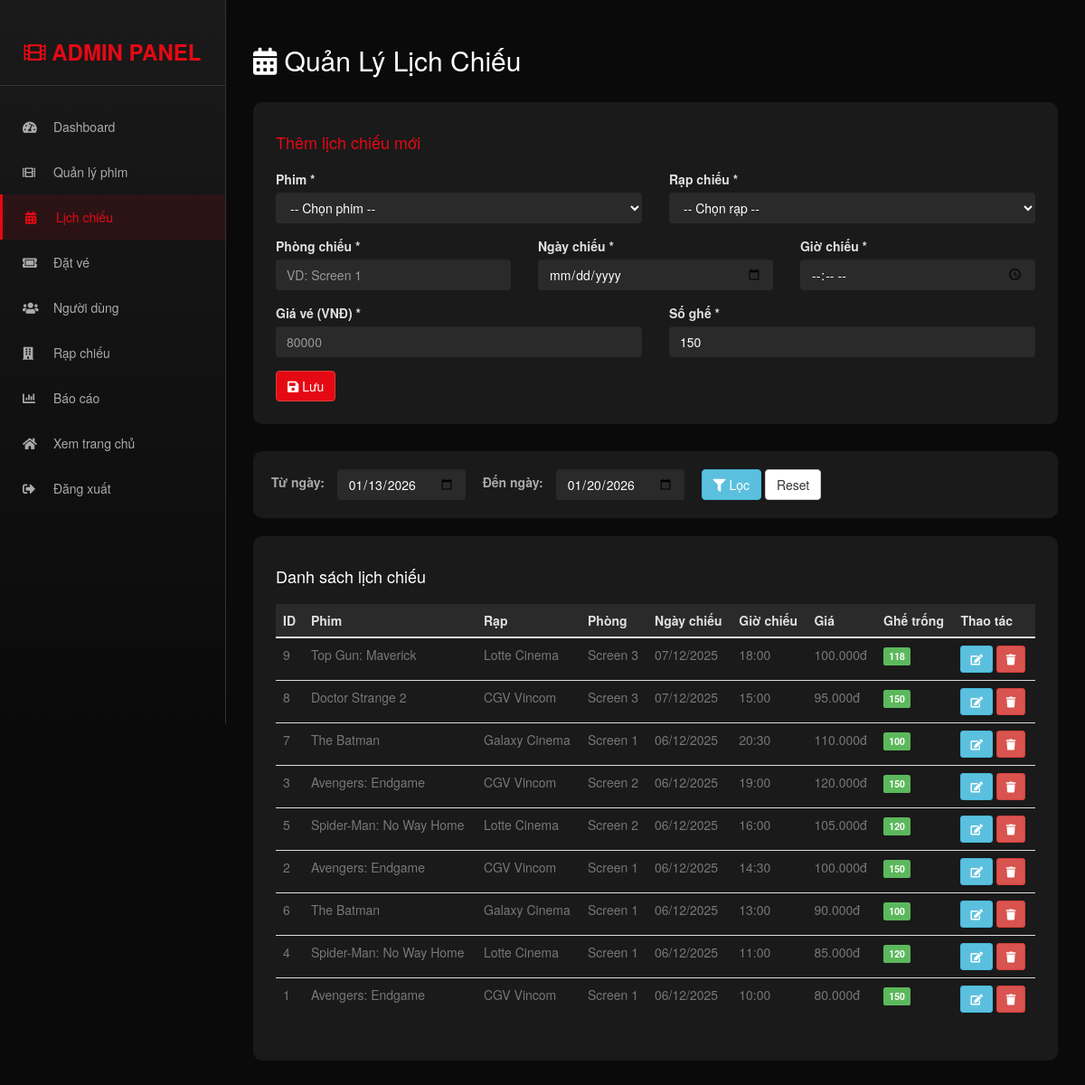
The page /admin/manage_screenings.php (signed in) on the database its author committed.
### tables this page shows
CREATE TABLE IF NOT EXISTS `tbl_screenings` (
  `screening_id` int(11) NOT NULL AUTO_INCREMENT,
  `movie_id` int(11) NOT NULL,
  `theatre_id` int(11) NOT NULL,
  `screen_name` varchar(50) DEFAULT NULL,
  `show_date` date NOT NULL,
  `show_time` time NOT NULL,
  `price` decimal(10,2) DEFAULT 0.00,
  `available_seats` int(11) DEFAULT 100,
  PRIMARY KEY (`screening_id`),
  KEY `movie_id` (`movie_id`),
  KEY `theatre_id` (`theatre_id`)
);

CREATE TABLE IF NOT EXISTS `tbl_movie` (
  `movie_id` int(11) NOT NULL AUTO_INCREMENT,
  `movie_name` varchar(200) NOT NULL,
  `director` varchar(100) DEFAULT NULL,
  `cast` text DEFAULT NULL,
  `description` text DEFAULT NULL,
  `image` varchar(500) DEFAULT NULL,
  `video_url` varchar(500) DEFAULT NULL,
  `duration` int(11) DEFAULT NULL COMMENT 'Thời lượng phim (phút)',
  `genre` varchar(100) DEFAULT NULL,
  `release_date` date DEFAULT NULL,
  `rating` decimal(3,1) DEFAULT 0.0,
  `status` enum('coming_soon','now_showing','ended') DEFAULT 'now_showing',
  `created_at` timestamp NOT NULL DEFAULT current_timestamp(),
  PRIMARY KEY (`movie_id`)
);

CREATE TABLE IF NOT EXISTS `tbl_theatre` (
  `id` int(11) NOT NULL AUTO_INCREMENT,
  `name` varchar(100) NOT NULL,
  `address` varchar(255) DEFAULT NULL,
  `city` varchar(50) DEFAULT NULL,
  `phone` varchar(20) DEFAULT NULL,
  `total_screens` int(11) DEFAULT 1,
  PRIMARY KEY (`id`)
);

### admin/manage_screenings.php (the view, shortened to what this page needs)
<?php
$edit_screening = null;
?>
<!DOCTYPE html>
<html lang="vi">
<head>
    <link rel="stylesheet" href="https://maxcdn.bootstrapcdn.com/bootstrap/3.4.1/css/bootstrap.min.css">
    <link rel="stylesheet" href="https://cdnjs.cloudflare.com/ajax/libs/font-awesome/5.15.4/css/all.min.css">
</head>
<body style="background: #0a0a0a; color: #e0e0e0;">
    <?php include('admin_sidebar.php'); ?>
    <div class="main-content" style="margin-left: 250px; padding: 30px;">
        <h2 style="color: #fff; margin-bottom: 30px;">
            <i class="fas fa-calendar-alt"></i> Quản Lý Lịch Chiếu
        </h2>
        <div style="background: #1a1a1a; padding: 25px; border-radius: 10px; margin-bottom: 30px;">
            <h4 style="color: #e50914; margin-bottom: 20px;">
                <?php echo $edit_screening ? 'Sửa lịch chiếu' : 'Thêm lịch chiếu mới'; ?>
            </h4>
            <form method="POST" action="">
                <div class="row">
                    <div class="col-md-6">
                        <div class="form-group">
                            <label>Phim *</label>
                            <select name="movie_id" class="form-control" required style="background: #2a2a2a; color: #fff; border: none;">
                                <option value="">-- Chọn phim --</option>
                            </select>
                        </div>
                    </div>
                    <div class="col-md-6">
                        <div class="form-group">
                            <label>Rạp chiếu *</label>
                            <select name="theatre_id" class="form-control" required style="background: #2a2a2a; color: #fff; border: none;">
                                <option value="">-- Chọn rạp --</option>
                            </select>
                        </div>
                    </div>
                </div>
                <div class="row">
                    <div class="col-md-4">
                        <div class="form-group">
                            <label>Phòng chiếu *</label>
                            <input type="text" name="screen_name" class="form-control" value="<?php echo $edit_screening ? htmlspecialchars($edit_screening['screen_name']) : ''; ?>" required placeholder="VD: Screen 1" style="background: #2a2a2a; color: #fff; border: none;">
                        </div>
                    </div>
                    <div class="col-md-4">
                        <div class="form-group">
                            <label>Ngày chiếu *</label>
                            <input type="date" name="show_date" class="form-control" value="<?php echo $edit_screening ? $edit_screening['show_date'] : ''; ?>" required style="background: #2a2a2a; color: #fff; border: none;">
                        </div>
                    </div>
                    <div class="col-md-4">
                        <div class="form-group">
                            <label>Giờ chiếu *</label>
                            <input type="time" name="show_time" class="form-control" value="<?php echo $edit_screening ? $edit_screening['show_time'] : ''; ?>" required style="background: #2a2a2a; color: #fff; border: none;">
                        </div>
                    </div>
                </div>
                <div class="row">
                    <div class="col-md-6">
                        <div class="form-group">
                            <label>Giá vé (VNĐ) *</label>
                            <input type="number" name="price" class="form-control" value="<?php echo $edit_screening ? $edit_screening['price'] : ''; ?>" required placeholder="80000" style="background: #2a2a2a; color: #fff; border: none;">
                        </div>
                    </div>
                    <div class="col-md-6">
                        <div class="form-group">
                            <label>Số ghế *</label>
                            <input type="number" name="available_seats" class="form-control" value="<?php echo $edit_screening ? $edit_screening['available_seats'] : '150'; ?>" required style="background: #2a2a2a; color: #fff; border: none;">
                        </div>
                    </div>
                </div>
                <button type="submit" name="submit" class="btn btn-danger" style="background: #e50914;">
                    <i class="fas fa-save"></i> Lưu
                </button>
            </form>
        </div>
        <div style="background: #1a1a1a; padding: 20px; border-radius: 10px; margin-bottom: 20px;">
            <form method="GET" class="form-inline">
                <div class="form-group" style="margin-right: 15px;">
                    <label style="color: #aaa; margin-right: 10px;">Từ ngày:</label>
                    <input type="date" name="from_date" class="form-control" value="<?php echo $_GET['from_date'] ?? date('Y-m-d'); ?>" style="background: #2a2a2a; color: #fff; border: none;">
                </div>
                <div class="form-group" style="margin-right: 15px;">
                    <label style="color: #aaa; margin-right: 10px;">Đến ngày:</label>
                    <input type="date" name="to_date" class="form-control" value="<?php echo $_GET['to_date'] ?? date('Y-m-d', strtotime('+7 days')); ?>" style="background: #2a2a2a; color: #fff; border: none;">
                </div>
                <button type="submit" class="btn btn-info">
                    <i class="fas fa-filter"></i> Lọc
                </button>
                <a href="manage_screenings.php" class="btn btn-default">Reset</a>
            </form>
        </div>
        <div style="background: #1a1a1a; padding: 25px; border-radius: 10px;">
            <h4 style="color: #fff; margin-bottom: 20px;">Danh sách lịch chiếu</h4>
            <div style="overflow-x: auto;">
                <table class="table table-hover" style="color: #e0e0e0;">
                    <thead style="background: #2a2a2a;">
                        <tr>
                            <th>ID</th>
                            <th>Phim</th>
                            <th>Rạp</th>
                            <th>Phòng</th>
                            <th>Ngày chiếu</th>
                            <th>Giờ chiếu</th>
                            <th>Giá</th>
                            <th>Ghế trống</th>
                            <th>Thao tác</th>
                        </tr>
                    </thead>
                    <tbody>
                        <?php
                        $where = "WHERE 1=1";
                        $qry = mysqli_query($con, "
                            SELECT s.*, m.movie_name, t.name as theatre_name
                            FROM tbl_screenings s
                            JOIN tbl_movie m ON s.movie_id = m.movie_id
                            JOIN tbl_theatre t ON s.theatre_id = t.id
                            $where
                            ORDER BY s.show_date DESC, s.show_time DESC
                        ");
                        if(mysqli_num_rows($qry) > 0) {
                            while($row = mysqli_fetch_array($qry)) {
                                $date_color = strtotime($row['show_date']) < strtotime(date('Y-m-d')) ? '#777' : '#fff';
                        ?>
                        <tr style="color: <?php echo $date_color; ?>">
                            <td><?php echo $row['screening_id']; ?></td>
                            <td><?php echo htmlspecialchars($row['movie_name']); ?></td>
                            <td><?php echo htmlspecialchars($row['theatre_name']); ?></td>
                            <td><?php echo htmlspecialchars($row['screen_name']); ?></td>
                            <td><?php echo date('d/m/Y', strtotime($row['show_date'])); ?></td>
                            <td><?php echo date('H:i', strtotime($row['show_time'])); ?></td>
                            <td><?php echo number_format($row['price'], 0, ',', '.'); ?>đ</td>
                            <td>
                                <span class="label <?php echo $row['available_seats'] > 50 ? 'label-success' : ($row['available_seats'] > 20 ? 'label-warning' : 'label-danger'); ?>">
                                    <?php echo $row['available_seats']; ?>
                                </span>
                            </td>
                            <td>
                                <a href="?edit=<?php echo $row['screening_id']; ?>" class="btn btn-sm btn-info">
                                    <i class="fas fa-edit"></i>
                                </a>
                                <a href="?delete=<?php echo $row['screening_id']; ?>" class="btn btn-sm btn-danger" onclick="return confirm('Xác nhận xóa?')">
                                    <i class="fas fa-trash"></i>
                                </a>
                            </td>
                        </tr>
                        <?php
                            }
                        } else {
                            echo '<tr><td colspan="9" style="text-align: center; color: #777;">Không có lịch chiếu nào</td></tr>';
                        }
                        ?>
                    </tbody>
                </table>
            </div>
        </div>
    </div>
</body>
</html>

### rows shown on the page
tbl_screenings: screening_id "9", movie.movie_name "Top Gun: Maverick", theatre.name "Lotte Cinema", screen_name "Screen 3", show_date "07/12/2025", show_time "18:00", price "100.000", available_seats "118"
tbl_screenings: screening_id "8", movie.movie_name "Doctor Strange 2", theatre.name "CGV Vincom", screen_name "Screen 3", show_date "07/12/2025", show_time "15:00", price "95.000", available_seats "150"
tbl_screenings: screening_id "7", movie.movie_name "The Batman", theatre.name "Galaxy Cinema", screen_name "Screen 1", show_date "06/12/2025", show_time "20:30", price "110.000", available_seats "100"
tbl_screenings: screening_id "3", movie.movie_name "Avengers: Endgame", theatre.name "CGV Vincom", screen_name "Screen 2", show_date "06/12/2025", show_time "19:00", price "120.000", available_seats "150"
tbl_screenings: screening_id "5", movie.movie_name "Spider-Man: No Way Home", theatre.name "Lotte Cinema", screen_name "Screen 2", show_date "06/12/2025", show_time "16:00", price "105.000", available_seats "120"
tbl_screenings: screening_id "2", movie.movie_name "Avengers: Endgame", theatre.name "CGV Vincom", screen_name "Screen 1", show_date "06/12/2025", show_time "14:30", price "100.000", available_seats "150"
tbl_screenings: screening_id "6", movie.movie_name "The Batman", theatre.name "Galaxy Cinema", screen_name "Screen 1", show_date "06/12/2025", show_time "13:00", price "90.000", available_seats "100"
tbl_screenings: screening_id "4", movie.movie_name "Spider-Man: No Way Home", theatre.name "Lotte Cinema", screen_name "Screen 1", show_date "06/12/2025", show_time "11:00", price "85.000", available_seats "120"
tbl_screenings: screening_id "1", movie.movie_name "Avengers: Endgame", theatre.name "CGV Vincom", screen_name "Screen 1", show_date "06/12/2025", show_time "10:00", price "80.000", available_seats "150"
